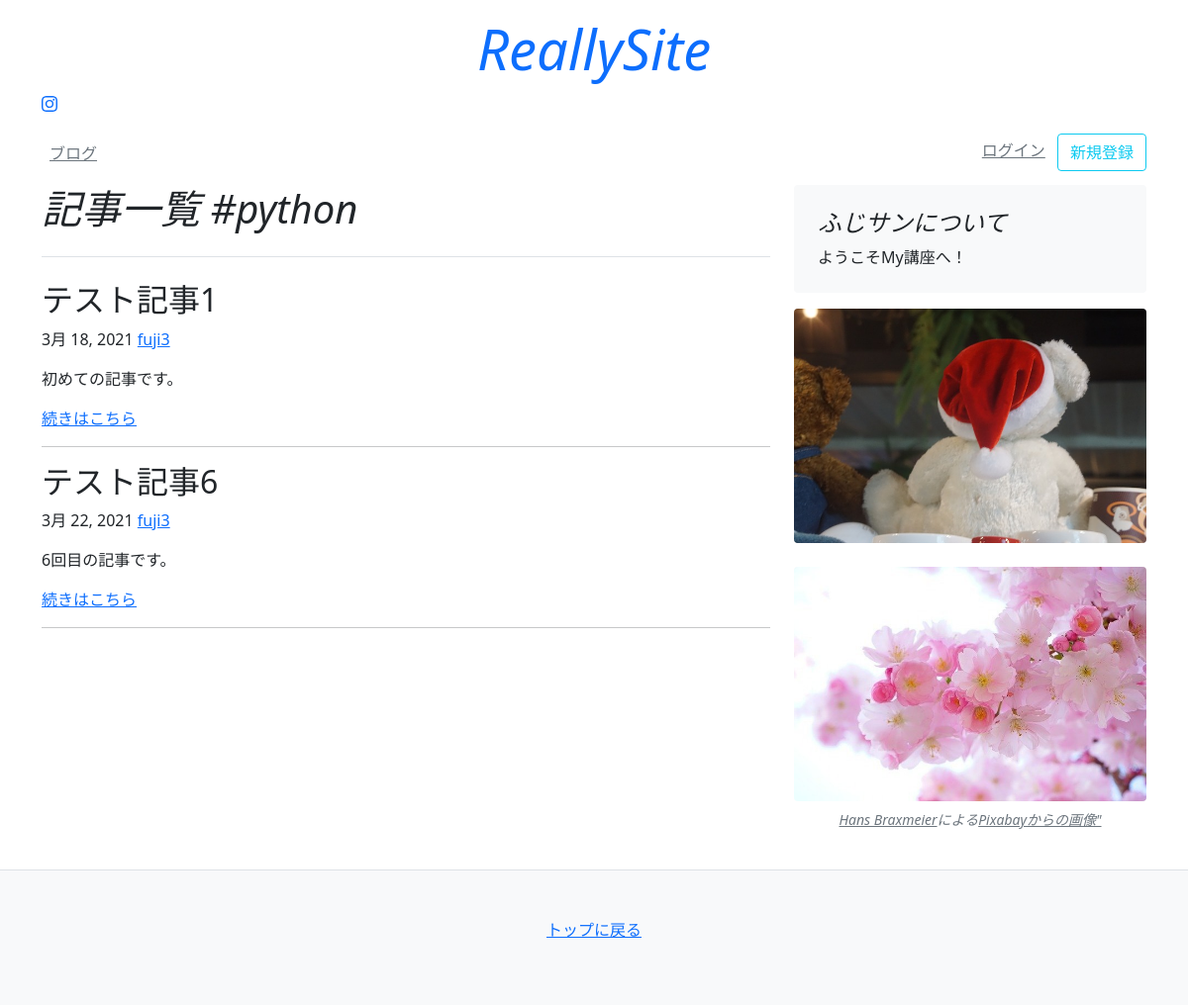
The app's page /blog/tags/python/ with its own data.
### blog/models.py (models this page shows)
class Article(models.Model):
    title = models.CharField(default="", blank=True, max_length=30)
    text = models.TextField(default="",)
    author = models.CharField(default="", max_length=30,)
    created_at = models.DateField(auto_now_add=True)
    update_at = models.DateField(auto_now=True)
    count = models.IntegerField(default=0,)
    tags = models.ManyToManyField(Tag, blank=True)

### blog/views.py (the view)
# urls.py: path('tags/<slug:slug>/', views.tags),
def tags(request, slug):
    tag = Tag.objects.get(slug=slug)
    objs = tag.article_set.all()
    paginator = Paginator(objs,10)
    page_number = request.GET.get('page')
    context = {
        'page_title': '記事一覧 #{}'.format(slug),
        'page_obj': paginator.get_page(page_number),
        'page_number': page_number,
    }
    return render(request, 'blog/blogs.html',context)

### templates/blog/blogs.html (shortened to what this page needs)
{% extends 'mysite/base.html' %}
{% block content %}
<main class="container">
    <div class="row">
        <div class="col-md-8">
            <h3 class="pb-4 mb-4 fst-italic border-bottom display-6">
                {{ page_title }}
            </h3>
            {% for obj in page_obj %}
            <div class="blog-post">
                <h2 class="blog-post-title">{{ obj.title }}</h2>
                <p class="blog-post-meta">{{ obj.created_at }}
                    <a href="#">{{obj.author}}</a>
                </p>
                <p>{{ obj.text }}</p>
                <a href="/blog/{{obj.id}}/" class="">続きはこちら</a>
            </div>
            <hr>
            {% endfor %}
        </div>
        {% include 'mysite/snippets/sidebar.html' %}
    </div>
</main>
{% endblock %}

### records on screen
Article: title "テスト記事1", created_at "3月 18, 2021", author "fuji3", text "初めての記事です。"
Article: title "テスト記事6", created_at "3月 22, 2021", author "fuji3", text "6回目の記事です。"

### other values on screen
{{ page_title }} "記事一覧 #python"
